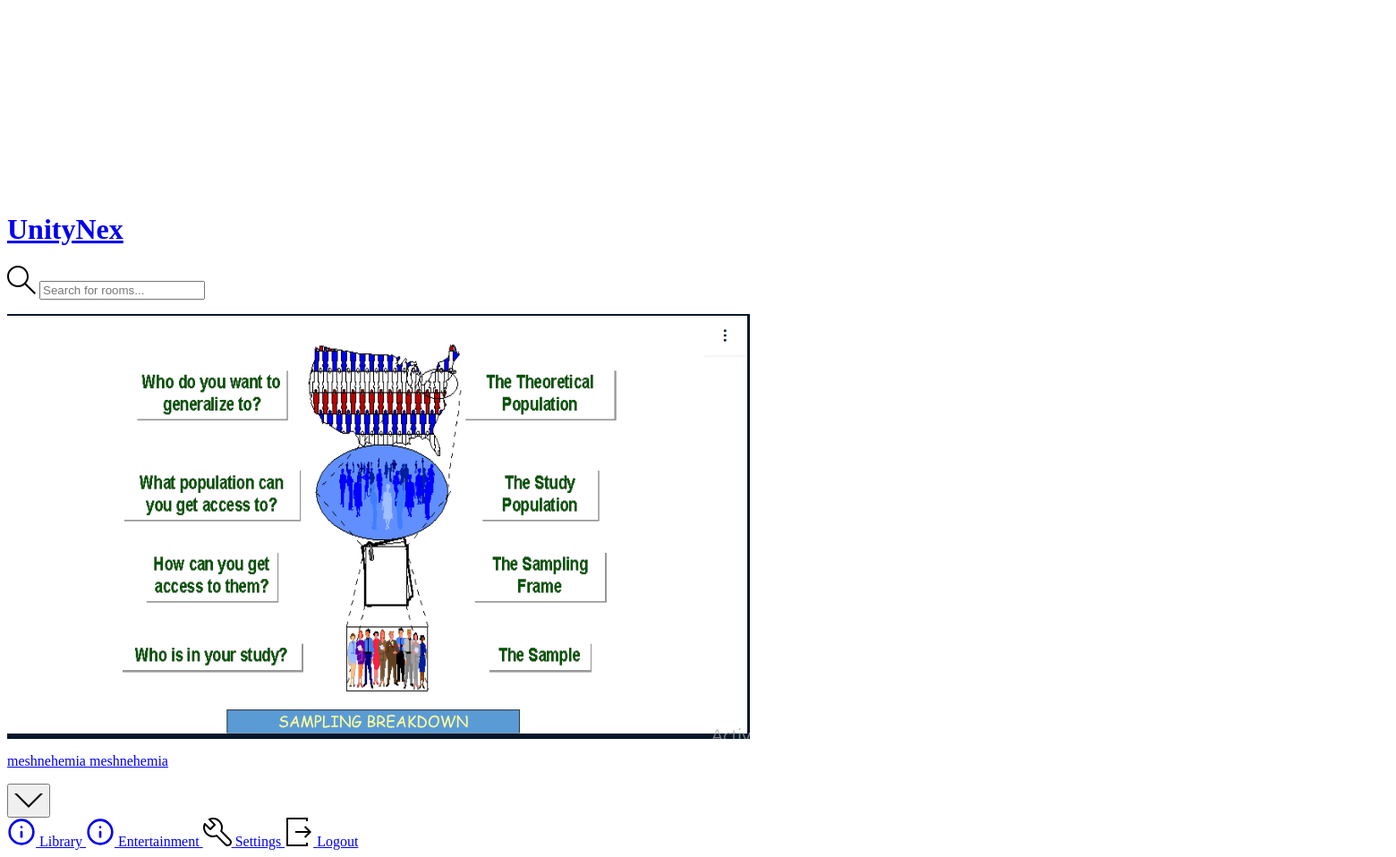
/navbar/ (signed in, lower part), run on an earlier commit of the app's database.
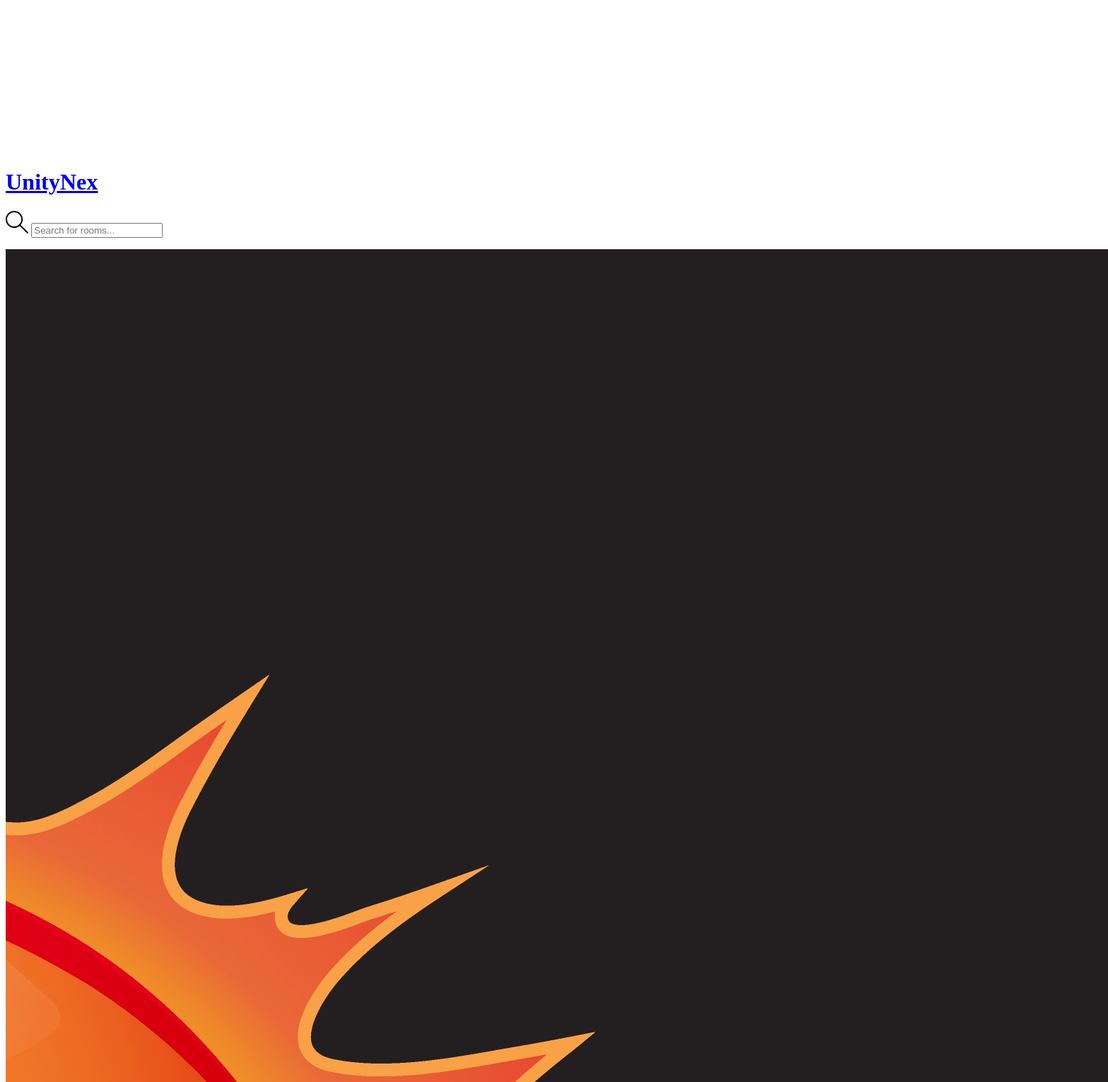
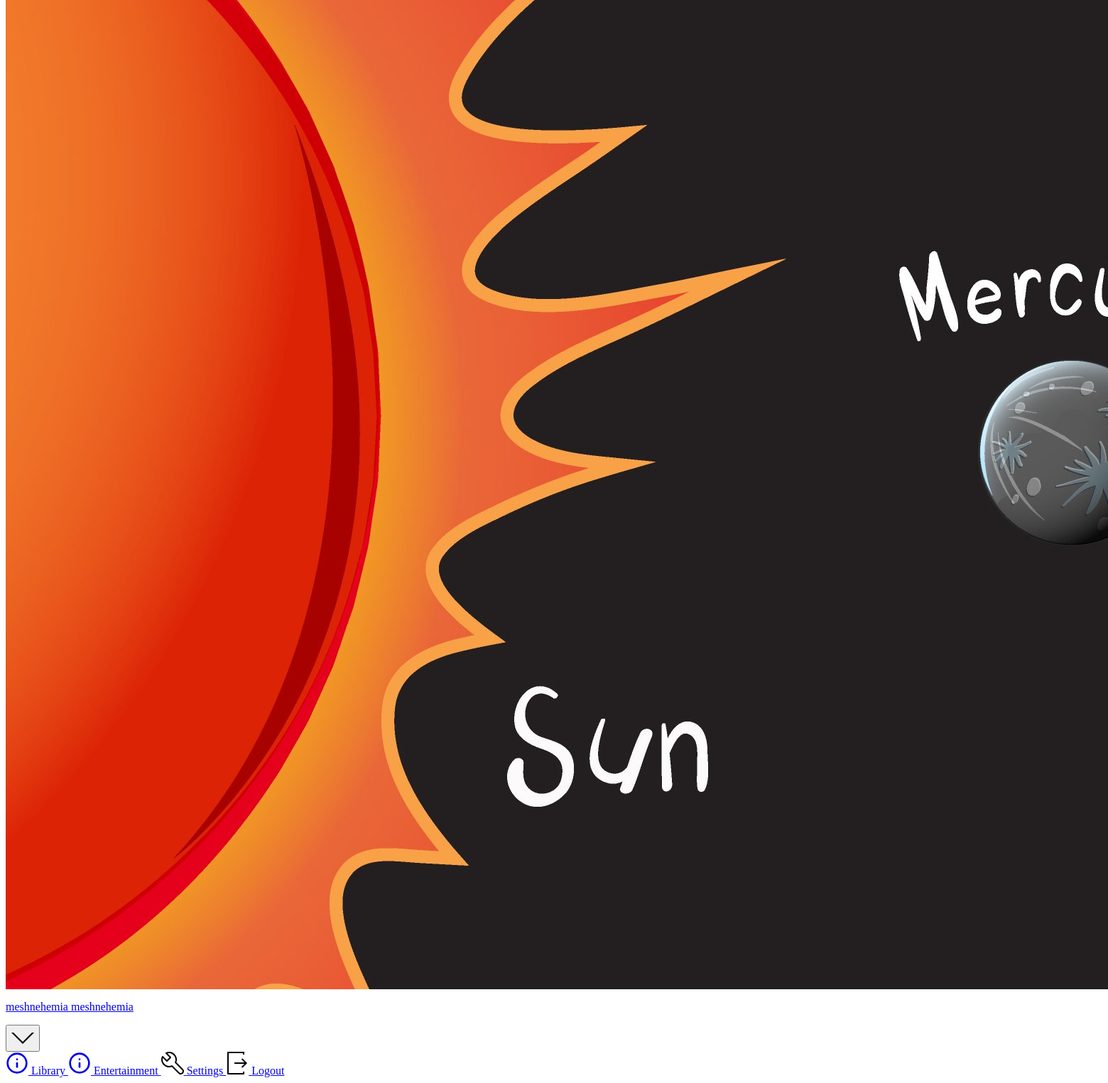
And on a later commit of the database (2 pictures, top to bottom).
### socialmedia/models.py (models this page shows)
class User(AbstractUser):
    name = models.CharField(max_length=200, null=True)
    email = models.EmailField(unique=True, null=True)
    bio = models.TextField(null=True)
    avator = models.ImageField(null=True, upload_to='profile/', default="profile/avatar.svg")
    USERNAME_FIELD = 'email'
    REQUIRED_FIELDS = []

### socialmedia/views.py (the view)
# urls.py: path('navbar/', views.navbar, name='navbar'),
def navbar(request):
    return render(request, 'navbar.html')

### templates/navbar.html (shortened to what this page needs)
{% load static %}
<header class="header header--loggedIn">
    <div class="container">
        <a href="{% url 'home' %}" class="header__logo">
            <img src="{% static 'images/icons/logo.png' %}"/>
            <h1>UnityNex</h1>
        </a>
        <form class="header__search" action="{% url 'home' %}" method="get">
            <label>
                <input type="text" name="q" placeholder="Search for rooms..."/>
            </label>
        </form>
        <nav class="header__menu">
            {% if request.user.is_authenticated %}
                <div class="header__user">
                    <a href="{% url 'user-profile' request.user.id %}">
                        <div class="avatar avatar--medium active">
                            <img src="{{ request.user.avator.url }}"/>
                        </div>
                        <p>{{ request.user.username }} <span>{{ request.user.username }}</span></p>
                    </a>
                    <button class="dropdown-button">
                        <svg version="1.1" xmlns="http://www.w3.org/2000/svg" width="32" height="32"
                             viewBox="0 0 32 32">
                            <title>chevron-down</title>
                            <path d="M16 21l-13-13h-3l16 16 16-16h-3l-13 13z"></path>
                        </svg>
                    </button>
                </div>
            {% else %}
                <a href="{% url 'login' %}">
                    <img src="{% static 'images/profilesImages/avatar.svg' %}"/>
                    <p>Login</p>
                </a>
            {% endif %}
            <div class="dropdown-menu">
                <a href="{% url 'libraryhome' %}" class="dropdown-link">
                    <svg
                            xmlns="http://www.w3.org/2000/svg"
                            width="32"
                            height="32"
                            viewBox="0 0 24 24"
                            fill="none"
                            stroke="currentColor"
                            stroke-width="2"
                            stroke-linecap="round"
                            stroke-linejoin="round"
                    >
                        <circle cx="12" cy="12" r="10"/>
                        <line x1="12" y1="16" x2="12" y2="12"/>
                        <line x1="12" y1="8" x2="12" y2="8"/>
                    </svg>
                    Library
                </a>
                <a href="{% url 'intertainmenthome' %}" class="dropdown-link">
                    <svg
                            xmlns="http://www.w3.org/2000/svg"
                            width="32"
                            height="32"
                            viewBox="0 0 24 24"
                            fill="none"
                            stroke="currentColor"
                            stroke-width="2"
                            stroke-linecap="round"
                            stroke-linejoin="round"
                    >
                        <circle cx="12" cy="12" r="10"/>
                        <line x1="12" y1="16" x2="12" y2="12"/>
                        <line x1="12" y1="8" x2="12" y2="8"/>
                    </svg>
                    Entertainment
                </a>
                <a href="{% url 'update-user' %}" class="dropdown-link">
                    Settings
                </a>
                <a href="{% url 'logout' %}" class="dropdown-link">
                    Logout
                </a>
            </div>
        </nav>
    </div>
</header>

What changed in the data, as far as the page shows it:
changed User "meshnehemia": user.avator: a different picture
